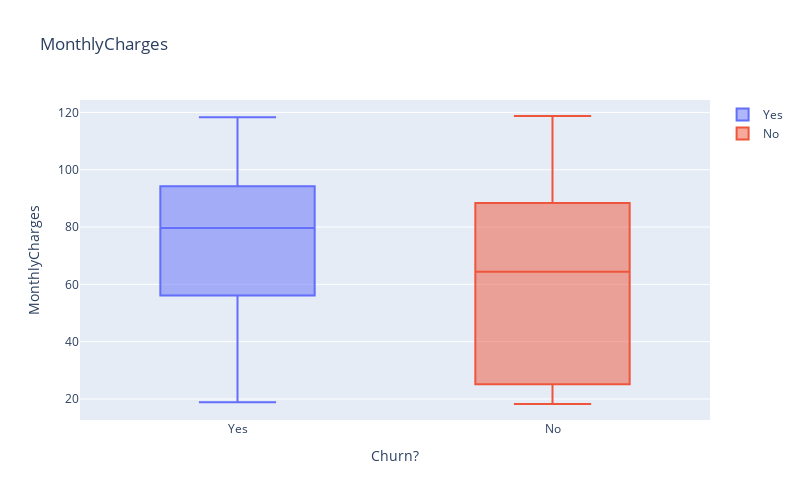

Notebook code cell kept with this figure:
### Code cell
figs = []

for churn in churns:
    figs.append(
        go.Box(
            y = df.loc[(df['Churn']==churn),'MonthlyCharges'],
            name = churn
        )
    )

layout = go.Layout(
    title = "MonthlyCharges",
    xaxis = {"title" : "Churn?"},
    yaxis = {"title" : "MonthlyCharges"},
    width=800,
    height=500
)

fig = go.Figure(data=figs, layout=layout)
py.offline.iplot(fig)

### Figure 1 — Plotly figure (JSON) as saved in the notebook; plotly's stock layout.template omitted (floating-point values rounded to 4 significant figures; data arrays with more than 128 entries replaced by an {"elided": "..."} marker saying what was removed)
{"data": [{"name": "Yes", "type": "box", "y": {"elided": "1869 float values"}}, {"name": "No", "type": "box", "y": {"elided": "5174 float values"}}], "layout": {"height": 500, "title": {"text": "MonthlyCharges"}, "width": 800, "xaxis": {"autorange": true, "range": [-0.5, 1.5], "title": {"text": "Churn?"}, "type": "category"}, "yaxis": {"autorange": true, "range": [12.67, 124.3], "title": {"text": "MonthlyCharges"}, "type": "linear"}}}
